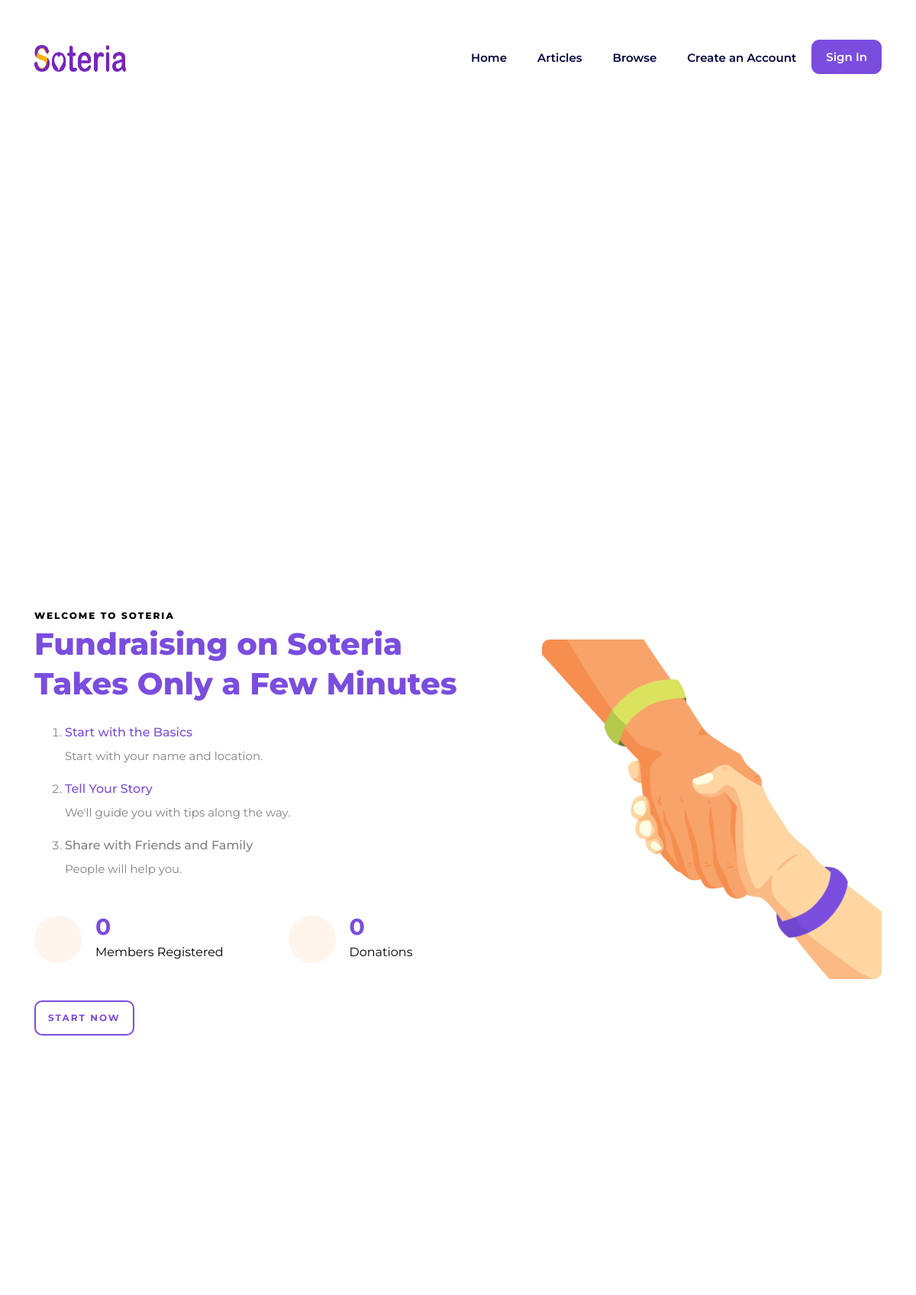
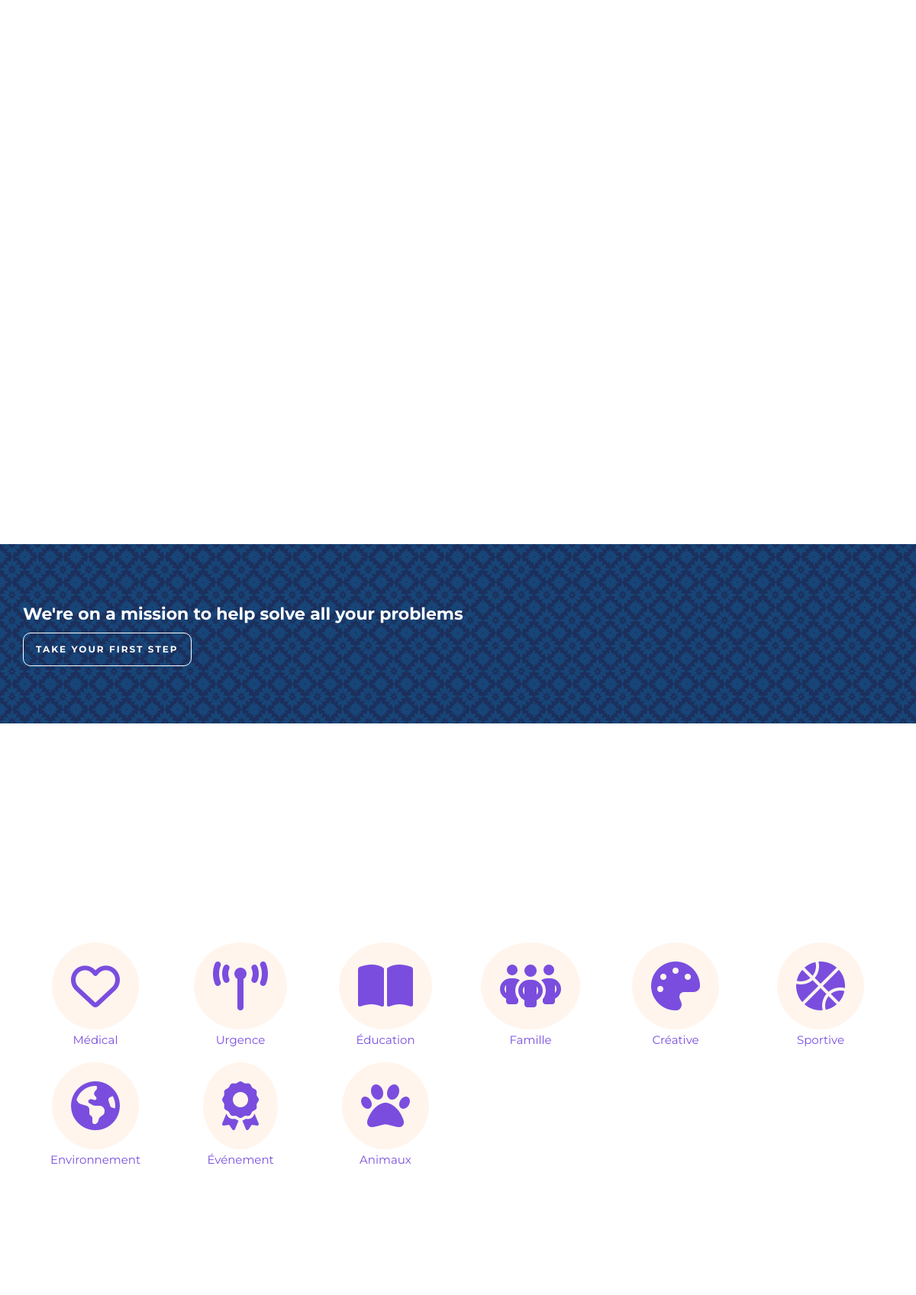
The page /home (upper part) on the database its author committed (2 pictures, top to bottom).
### tables this page shows
CREATE TABLE `campaign_categories` (
  `category_id` int(11) NOT NULL,
  `category_name` varchar(50) DEFAULT NULL,
  `icon` varchar(255) NOT NULL,
  `date_created` timestamp NOT NULL DEFAULT current_timestamp(),
  `date_updated` timestamp NOT NULL DEFAULT current_timestamp() ON UPDATE current_timestamp()
);

### controller/frontend.php (called while the page is built, shortened)
<?php
require('model/frontend.php');
function homePage(){
    $categories = getAllCategories();
    $recordsPerPage = 4;
    $postes = getRecordsCampaigns(1, $recordsPerPage);
    require("view/home.php");
}

### model/frontend.php (called while the page is built, shortened)
<?php
function dbConnect(){
    try{
        $db = new PDO("mysql:host=localhost;dbname=soteria;charset=utf8","root","");
        $db->setAttribute(PDO::ATTR_ERRMODE, PDO::ERRMODE_EXCEPTION);
        return $db;
    }catch(PDOEcxeption $e){
        die("Erreur - " . $e->getMessage());
    }
}
function getRecordsCampaigns($pageNumber, $recordsPerPage) {
    $db = dbConnect();
    $offset = ($pageNumber - 1) * $recordsPerPage;
    $query = "SELECT * FROM campaigns LIMIT $recordsPerPage OFFSET $offset";
    $req = $db->prepare($query);
    $req->execute();
    return $req;
}
function getAllCategories(){
    $db = dbConnect();
    $req = $db->prepare("SELECT * FROM campaign_categories");
    $req->execute();
    return $req;
}

### view/home.php (the view, shortened to what this page needs)
<?php include 'partials/_navbar.php' ?>
<section class="hero-wrap">
</section>
<section class="ftco-appointment ftco-section ftco-no-pt ftco-no-pb img">
    <div class="container">
        <div class="row align-items-center">
            <div class="col-md-7 wrap-about py-5">
                <div class="heading-section pr-md-5 pt-md-5">
                    <span class="subheading">Welcome to Soteria</span>
                    <h2 class="mb-4">Fundraising on Soteria Takes Only a Few Minutes</h2>
                    <p>
                    <ol>
                        <li class="ota">
                            <h6 class="text-secondary">Start with the Basics</h6>
                        </li>
                        <p>Start with your name and location.</p>
                        <li class="ota">
                            <h6 class="text-secondary">Tell Your Story</h6>
                        </li>
                        <p>We'll guide you with tips along the way.</p>
                        <li class="ota">
                            <h6 clas
s="text-secondary">Share with Friends and Family</h6>
                        </li>
                        <p>People will help you.</p>
                    </ol>
                    </p>
                </div>
                <div class="row my-md-5">
                    <div class="col-md-6 d-flex counter-wrap">
                        <div class="block-18 d-flex">
                            <div class="icon d-flex align-items-center justify-content-center">
                            </div>
                            <div class="desc">
                                <div class="text">
                                    <strong class="number" data-number="200">0</strong>
                                </div>
                                <div class="text">
                                    <span>Members Registered</span>
                                </div>
                            </div>
                        </div>
                    </div>
                    <div class="col-md-6 d-flex counter-wrap">
                        <div class="block-18 d-flex">
                            <div class="icon d-flex align-items-center justify-content-center">
                            </div>
                            <div class="desc">
                                <div class="text">
                                    <strong class="number" data-number="25">0</strong>
                                </div>
                                <div class="text">
                                    <span>Donations</span>
                                </div>
                            </div>
                        </div>
                    </div>
                </div>
                <p><a href="create" class="btn btn-secondary btn-outline-secondary">Start Now</a></p>
            </div>
            <div class="col-md-5 wrap-about">
                <img src="public/img/home/hands.jpg" class="img-fluid" alt="hands pic" style="border-radius: 10px;">
            </div>
        </div>
    </div>
</section>
<?php if($postes->rowCount() != 0) {?>
<section class="ftco-section ">
    <div class="container">
        <div class="row justify-content-center mb-5">
        </div>
        <div class="row">
            <?php
                foreach($postes as $poste){
            ?>
            <div class=" col-md-3 ">
            </div>
            <?php } ?>
        </div>
    </div>
</section>
<?php } ?>
<section class="ftco-counter" id="section-counter">
    <div class="container">
        <div class="row">
            <div class=" text-center text-md-left">
                <h2 class="font-weight-bold" style="color: #fff; font-size: 22px;">We're on a mission to help solve all your problems</h2>
                <a href="create" class="btn btn-white btn-outline-white">Take Your First Step</a>
            </div>
        </div>
    </div>
</section>
<section class="ftco-section ftco-no-pb" style="margin-bottom: 150px;">
    <div class="container">
        <div class="row justify-content-center pb-5 mb-3">
        </div>
        <div class="row">
            <?php
                foreach($categories as $categorie){
            ?>
            <div class="col-md-2 col-4">
                <div class="categorie text-secondary">
                    <i class="<?= $categorie['icon'] ?>"></i>
                    <p><?= $categorie['category_name'] ?></p>
                </div>
            </div>
            <?php } ?>
        </div>
    </div>
</section>
<?php require('template.php');?>

### rows shown on the page
campaign_categories: category_name "Médical"
campaign_categories: category_name "Urgence"
campaign_categories: category_name "Éducation"
campaign_categories: category_name "Famille"
campaign_categories: category_name "Créative"
campaign_categories: category_name "Sportive"
campaign_categories: category_name "Environnement"
campaign_categories: category_name "Événement"
campaign_categories: category_name "Animaux"
